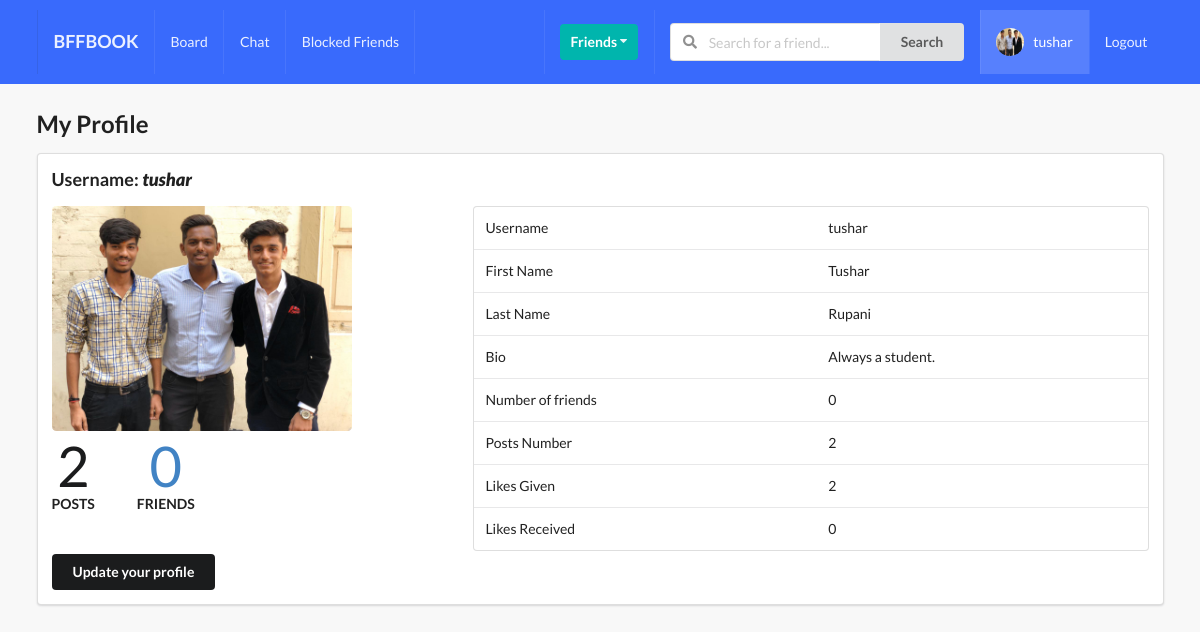
The page /profile/my-profile/ (signed in) on the database its author committed.
### profiles/models.py (models this page shows, shortened)
class Profile(models.Model):
	first_name = models.CharField(max_length = 200, blank=True)
	last_name = models.CharField(max_length = 200, blank=True)
	user = models.OneToOneField(User, on_delete=models.CASCADE)
	bio = models.TextField(max_length = 300, default="No Bio..")
	email = models.EmailField()
	coutry = models.CharField(max_length = 200, blank=True)
	avtar = models.ImageField(default = 'avtar/avtar.jpg', upload_to='avtar/')
	friends = models.ManyToManyField(User, blank=True, related_name='friends')
	blocked_users = models.ManyToManyField(User, blank=True, related_name='blocked_users')
	slug = models.SlugField(unique = True, blank=True)
	updated = models.DateTimeField(auto_now = True)
	created = models.DateTimeField(auto_now_add = True)
	objects = ProfileManager()
	def get_friend_no(self):
		return self.friends.all().count()
	def get_posts_no(self):
		print(self.post_set.all())
		return self.post_set.all().count()
	def get_likes_given_no(self):
		likes = self.like_set.all()
		total_liked = 0
		for item in likes:
			if item.value == "Like":
				total_liked += 1
		return total_liked
	def likes_received(self):
		posts = self.post_set.all()
		total_liked = 0
		for item in posts:
			total_liked += item.liked.all().count()
		return total_liked
	__initial_first_name = None
	__initial_last_name = None
	def __init__(self, *args, **kwargs):
		super().__init__(*args, **kwargs)
		self.__initial_first_name = self.first_name
		self.__initial_last_name = self.last_name

### post/models.py (models this page shows, shortened)
class Post(models.Model):
	content = models.TextField()
	image = models.ImageField(blank=True, validators = [FileExtensionValidator(['jpg', 'png', 'jpeg'])], upload_to='posts/')
	liked = models.ManyToManyField(Profile, blank=True, related_name="likes")
	updated = models.DateTimeField(auto_now=True)
	created = models.DateTimeField(auto_now_add=True)
	author = models.ForeignKey(Profile, on_delete=models.CASCADE)
	def __str__(self):
		return str(self.content[:20])
	class Meta:
		ordering = ('-created',)

class Like(models.Model):
	user = models.ForeignKey(Profile, on_delete=models.CASCADE)
	post = models.ForeignKey(Post, on_delete=models.CASCADE)
	updated = models.DateTimeField(auto_now=True)
	created = models.DateTimeField(auto_now_add=True)
	value = models.CharField(choices = LIKES, max_length=10)

### profiles/views.py (the view)
# urls.py: path('my-profile/', my_profile, name='my-profile'),
@login_required
def my_profile(request):
	obj = Profile.objects.get(user = request.user)
	form = ProfileFormClass(request.POST or None, request.FILES or None, instance = obj)
	confirm = False
	if request.method == 'POST':
		if form.is_valid():
			form.save()
			confirm = True
	context = {
	'obj' : obj,
	'form' : form,
	'confirm' : confirm
	}
	return render(request , 'profiles/my_profile.html', context)

### profiles/forms.py
class ProfileFormClass(forms.ModelForm):
	class Meta:
		model = Profile
		fields = ('first_name', 'last_name', 'bio', 'avtar')

### profiles/context_processor.py (called while the page is built)
def profile_pic(request):
	if request.user.is_authenticated:
		profile = Profile.objects.get(user = request.user)
		picture = profile.avtar
		return {'picture': picture}
	return {}

def get_counter(request):
	if request.user.is_authenticated:
		profile = Profile.objects.get(user = request.user)
		count = Relationship.objects.get_invitation(profile).count()
		return {'count': count}
	return {}

### profiles/models.py (called while the page is built)
	def get_invitation(self, receiver):
		obj = Relationship.objects.filter(status = 'send', receiver=receiver)
		return obj

### profiles/templates/profiles/my_profile.html (shortened to what this page needs)
{% extends 'base.html' %}
{% block content %}
<h2> My Profile </h2>
<div class="ui segment">
<h3>Username: <b><i>{{request.user}}</i></b></h3>
<div class="grid">
	 <div class="ui grid">
        <div class='row'>
            <div class='six wide column'>
                <img class="ui medium rounded image" src="{{obj.avtar.url}}">
                <div class="row mt-5">
                    <div class="ui statistics">
                        <div class="statistic">
                            <div class="value">
                              {{obj.get_posts_no}}
                            </div>
                            <div class="label">
                              Posts
                            </div>
                          </div>
                          <div class="statistic">
                            <div class="value">
                             <a href="{% url 'profiles:followers' obj.pk %}">{{obj.get_friend_no}}</a>
                            </div>
                            <div class="label">
                              Friends
                            </div>
                          </div>
                        </div>
                        <br>
                        <br>
                    <button class='ui secondary button' id='modal-btn'>Update your profile</button>
                </div>
            </div>
            <div class="ten wide column">
                <table class="ui table">
                    <tbody>
                        <tr>
                            <td>Username</td>
                            <td>{{obj.user}}</td>
                        </tr>
                        <tr>
                            <td>First Name</td>
                            <td>{{obj.first_name}}</td>
                        </tr>
                        <tr>
                            <td>Last Name</td>
                            <td>{{obj.last_name}}</td>
                        </tr>
                        <tr>
                            <td>Bio</td>
                            <td>{{obj.bio}}</td>
                        </tr>
                        <tr>
                            <td>Number of friends</td>
                            <td>{{obj.get_friend_no}}</td>
                        </tr>
                         <tr>
                            <td>Posts Number</td>
                            <td>{{obj.get_posts_no}}</td>
                        </tr>
                        <tr>
                            <td>Likes Given</td>
                            <td>{{obj.get_likes_given_no}}</td>
                        </tr>
                        <tr>
                            <td>Likes Received</td>
                            <td>{{obj.likes_received}}</td>
                        </tr>
                    </tbody>
                </table>
            </div>
        </div>
    </div>
</div>
{% endblock content %}

### templates/main/navbar.html (shortened to what this page needs)
{% url 'posts:posts-home' as path_to_posts %}
{% url 'home-view' as path_to_home %}
{% url 'profiles:my-profile' as path_to_myprofile %}
{% url 'chat:chat-home' as path_to_chat %}
{% url 'profiles:block-friends' as path_to_block %}
<div class="ui inverted menu nav mb-7">
  <div class="ui container">
    <a href="{{path_to_posts}}" class="{% if request.path == path_to_home %}active{% endif %} item">
        <h3>BFFBOOK</h3>
    </a>
    {% if request.user.is_authenticated %}
    <a href="{{path_to_posts}}" class="{% if request.path == path_to_posts %}active{% endif %} item">
        Board
    </a>
    <a href="{{path_to_chat}}" class="{% if request.path == path_to_chat %}active{% endif %} item">
        Chat
    </a>
    <a href="{{path_to_block}}" class="{% if request.path == path_to_block %}active{% endif %} item">
        Blocked Friends
    </a>
    {% endif %}
    <div class="right menu">
        {% if request.user.is_authenticated %}
        <div class="item">
            <div class="ui floating dropdown icon button teal"> Friends
                <i class="dropdown icon"></i>
             </div>
        </div>
             <div class="item">
              <form action="{% url 'profiles:search' %}" method="GET">
                <div class="ui action left icon input">
                <input class="prompt" type="text" name='q' placeholder="Search for a friend...">
                <button type='submit' class="ui button">Search</button>
                </div>
            </form>
            </div>
            <a href="{{path_to_myprofile}}" class="{% if request.path == path_to_myprofile %}active{% endif %} item">
                <img class="ui avatar image" src="{{picture.url}}"> &nbsp;
                 {{ request.user }}
            </a>
            <a href="{% url 'account_logout' %}" class="ui item">
                Logout
            </a>
        {% else %}
        <a href="{% url 'account_login' %}" class="ui item">
                Login
            </a>
        {% endif %}
    </div>
  </div>
</div>

### static/style.css (style rules this page uses)
body { background: #F8F8F8 !important; }
.nav { border-radius: 0px !important; padding: 10px 0 10px 0 !important; background-color: #396afc !important; }
.mb-7 { margin-bottom: 7px !important; }
.mt-5 { margin-top: 7px !important; }

### rows shown on the page
Profile: avtar (picture), get_posts_no "2", get_friend_no "0", user "tushar", first_name "Tushar", last_name "Rupani", bio "Always a student.", get_likes_given_no "2", likes_received "0"

### other values the page prints
{{ request.user }} "tushar"
